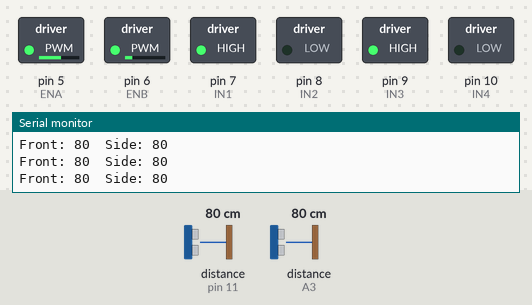
A sketch run on a simulated Arduino Uno, built with avr-gcc and run on an emulated ATmega328P. On the bench: switched loads named in the sketch (green lamp = pin HIGH), the last lines printed to the serial monitor. Wiring (inferred from the names in the program): 2 × ultrasonic range finder: trigger pin 12, echo pin 11 / trigger A2, echo A3. The inputs (shaded band) are chosen by the test bench; at power-on: distance to the obstacle (sensors on pin 11, A3) 80 cm. The echo pulse lasts 58.3 µs per cm; pins used as bus, display or sensor lines are not drawn.

Above: at 3.2 s.
3.3 s: distance to the obstacle (sensor on pin 11) set to 22 cm
4.8 s: distance to the obstacle (sensor on pin 11) set to 18 cm
At 6.1 s:
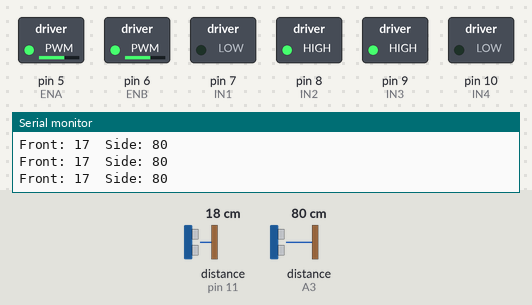
9.3 s: distance to the obstacle (sensor on pin 11) set to 35 cm
At 10.6 s:
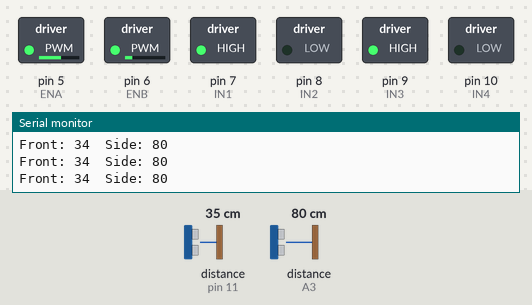
11.0 s: distance to the obstacle (sensor on A3) set to 9 cm
At 11.3 s:
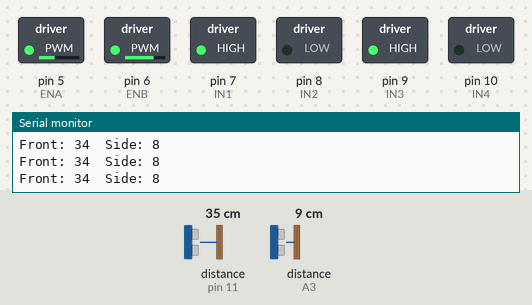
12.5 s: distance to the obstacle (sensor on A3) set to 2 cm
At 13.9 s:
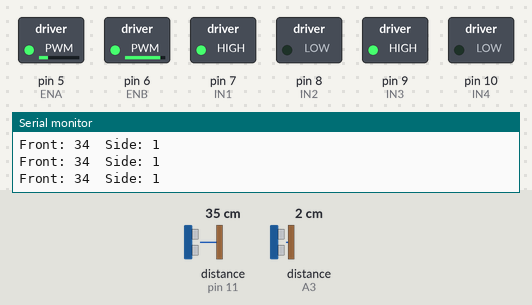
Timing chart, 0 to 15.0 s (numbered marks = the images above; inputs shaded):
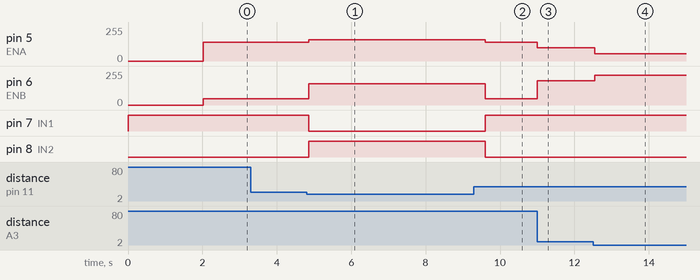

Measured:
- the behaviour switches between 21 and 20 cm on distance to the obstacle (sensor on pin 11) (found by bisection; images 0 and 1)
- after the input at 4.8 s, pin 5 (ENA): 140/255 → 160/255 after 0.05 s; pin 6 (ENB): 46/255 → 160/255 after 0.05 s; pin 7 (IN1): HIGH → LOW after 0.05 s; pin 8 (IN2): LOW → HIGH after 0.05 s
- after the input at 9.3 s, pin 5 (ENA): 160/255 → 140/255 after 0.31 s; pin 6 (ENB): 160/255 → 46/255 after 0.31 s; pin 7 (IN1): LOW → HIGH after 0.31 s; pin 8 (IN2): HIGH → LOW after 0.31 s
- after the input at 11.0 s, pin 5 (ENA): 140/255 → 98/255 at once; pin 6 (ENB): 46/255 → 182/255 at once
- after the input at 12.5 s, pin 5 (ENA): 98/255 → 56/255 at once; pin 6 (ENB): 182/255 → 224/255 at once

The sketch:

12_Wall_Following.ino
```cpp
/*
  ============================================================
  12 - WALL FOLLOWING ROBOT (2 ultrasonic sensors)
  ============================================================
  Board  : Arduino UNO / Nano
  Parts  : 2x HC-SR04
           FRONT sensor looks forward
           SIDE  sensor looks to the RIGHT (at the wall)

  Logic:
    Keeps WALL_DISTANCE cm away from the right-hand wall using
    proportional (P) control. If a wall appears in front, it
    turns left. If the right wall disappears (open corner),
    it curves right to find it again.

  Wiring:
    FRONT HC-SR04: TRIG -> D12, ECHO -> D11
    SIDE  HC-SR04: TRIG -> A2,  ECHO -> A3
    L298N: ENA D5, IN1 D7, IN2 D8, IN3 D9, IN4 D10, ENB D6
  ============================================================
*/

// ---------- Motor driver (L298N) pins ----------
#define ENA 5
#define IN1 7
#define IN2 8
#define IN3 9
#define IN4 10
#define ENB 6

#define FRONT_TRIG 12
#define FRONT_ECHO 11
#define SIDE_TRIG  A2
#define SIDE_ECHO  A3

#define WALL_DISTANCE  15   // cm - wanted distance from right wall
#define FRONT_LIMIT    20   // cm - wall ahead, turn left
#define LOST_WALL      50   // cm - wall is gone (corner)

int baseSpeed = 140;
float Kp = 6.0;             // steering strength

void setup() {
  Serial.begin(9600);
  pinMode(ENA, OUTPUT); pinMode(ENB, OUTPUT);
  pinMode(IN1, OUTPUT); pinMode(IN2, OUTPUT);
  pinMode(IN3, OUTPUT); pinMode(IN4, OUTPUT);
  pinMode(FRONT_TRIG, OUTPUT); pinMode(FRONT_ECHO, INPUT);
  pinMode(SIDE_TRIG, OUTPUT);  pinMode(SIDE_ECHO, INPUT);
  stopRobot();
  delay(2000);
}

void loop() {
  long front = readDistanceCM(FRONT_TRIG, FRONT_ECHO);
  delay(10);   // avoid echo interference between sensors
  long side  = readDistanceCM(SIDE_TRIG, SIDE_ECHO);

  Serial.print("Front: "); Serial.print(front);
  Serial.print("  Side: "); Serial.println(side);

  if (front < FRONT_LIMIT) {
    turnLeft(160);                        // wall ahead
    delay(250);
  } else if (side > LOST_WALL) {
    setMotor(baseSpeed, baseSpeed / 3);   // corner: curve right
  } else {
    int error = side - WALL_DISTANCE;     // + = too far, - = too close
    int correction = (int)(Kp * error);
    correction = constrain(correction, -100, 100);
    setMotor(baseSpeed + correction, baseSpeed - correction);
  }
  delay(30);
}

long readDistanceCM(int trigPin, int echoPin) {
  digitalWrite(trigPin, LOW);
  delayMicroseconds(2);
  digitalWrite(trigPin, HIGH);
  delayMicroseconds(10);
  digitalWrite(trigPin, LOW);
  long duration = pulseIn(echoPin, HIGH, 30000UL);
  if (duration == 0) return 999;
  return duration / 58;
}

// ================= MOTOR FUNCTIONS =================
void setMotor(int leftSpeed, int rightSpeed) {
  if (leftSpeed >= 0) { digitalWrite(IN1, HIGH); digitalWrite(IN2, LOW); }
  else                { digitalWrite(IN1, LOW);  digitalWrite(IN2, HIGH); leftSpeed = -leftSpeed; }
  if (rightSpeed >= 0) { digitalWrite(IN3, HIGH); digitalWrite(IN4, LOW); }
  else                 { digitalWrite(IN3, LOW);  digitalWrite(IN4, HIGH); rightSpeed = -rightSpeed; }
  analogWrite(ENA, constrain(leftSpeed, 0, 255));
  analogWrite(ENB, constrain(rightSpeed, 0, 255));
}
void turnLeft(int s)  { setMotor(-s, s); }
void stopRobot()      { setMotor(0, 0); }
```
